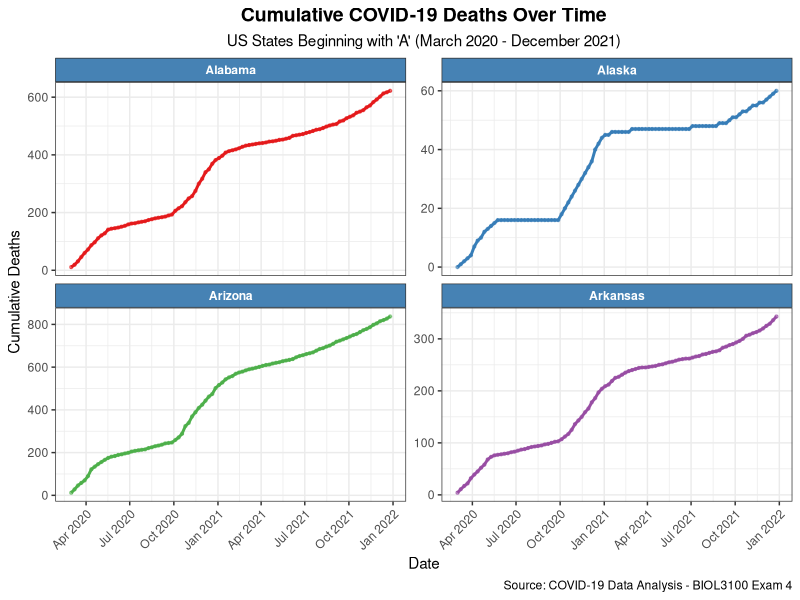
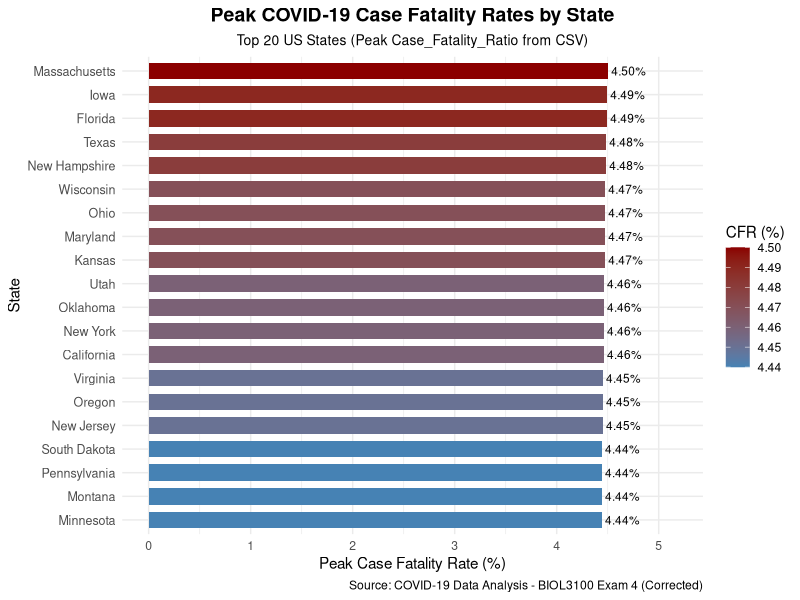
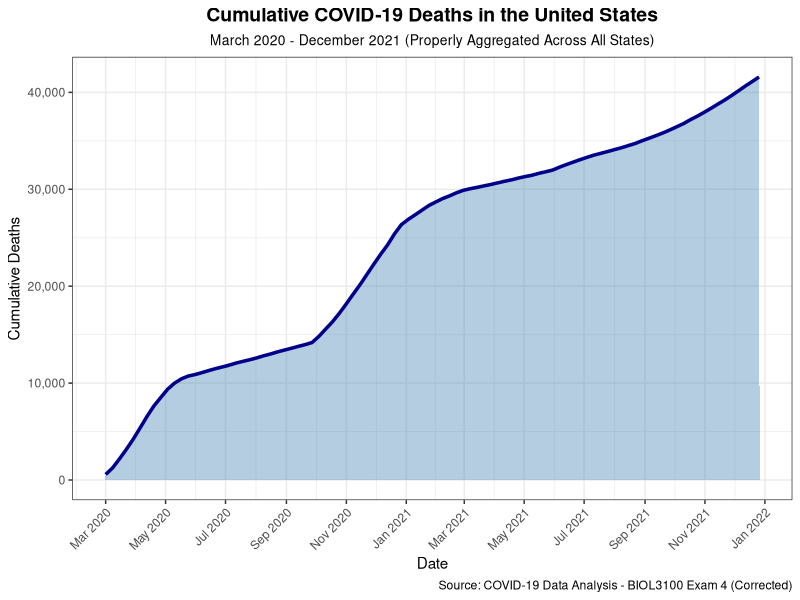
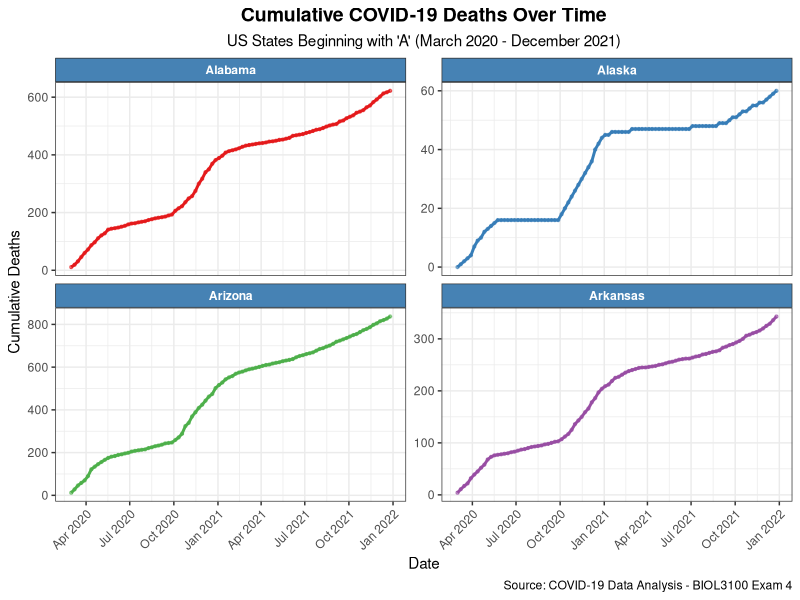
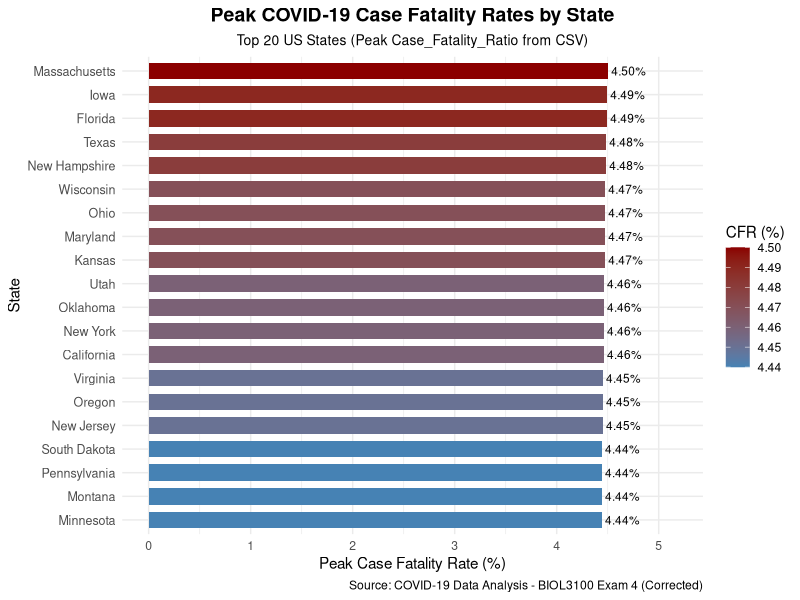
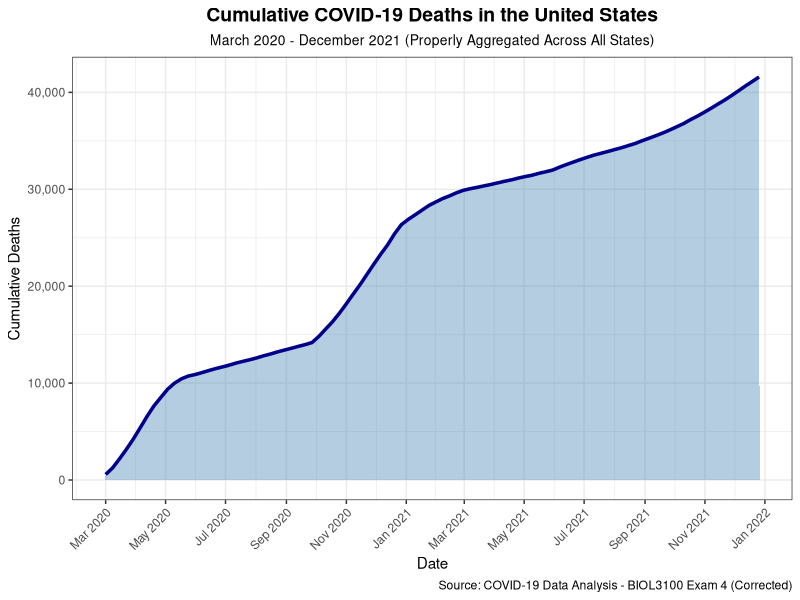

Source code (R) for these figures, in order:
# ============================================================================
# BIOL3100 Exam 4 - Redo of Exam 1 with Corrections
# Student: JANKE
# Date: April 2026
# ============================================================================
# This script analyzes COVID-19 data for US states, focusing on states
# beginning with the letter "A" (Alabama, Alaska, Arizona, Arkansas).
# 
# CORRECTIONS FROM EXAM 1:
# - FIX 1: Use the existing Case_Fatality_Ratio column from the CSV (as-is)
#          to find the peak fatality ratio per state
# - FIX 2: Properly calculate cumulative deaths for the entire US over time
#          by ensuring correct aggregation and sorting
# ============================================================================

# Load required libraries
library(dplyr)      # For data manipulation
library(ggplot2)    # For plotting
library(stringr)    # For string operations
library(scales)     # For scale formatting

# ============================================================================
# TASK I: Read the CSV file using relative paths (20 points)
# ============================================================================
# Read the cleaned COVID data from the CSV file
# Using relative path - the CSV file is in the same directory as this script

covid_data <- read.csv("cleaned_covid_data.csv")

# Verify the data was read correctly
cat("=== Task I: Data Import ===\n")
cat("Dimensions of data:", dim(covid_data)[1], "rows,", dim(covid_data)[2], "columns\n")
cat("Column names:", paste(names(covid_data), collapse = ", "), "\n")
cat("Number of unique states:", length(unique(covid_data$state)), "\n\n")

# Convert date column to Date type for proper plotting
covid_data$date <- as.Date(covid_data$date)

# Preview the data structure
str(covid_data)
head(covid_data)

# ============================================================================
# TASK II: Subset to states beginning with "A" (20 points)
# ============================================================================
# Create a subset containing only states that start with the letter "A"
# Expected states: Alabama, Alaska, Arizona, Arkansas

A_states <- covid_data %>%
  filter(str_starts(state, "A"))

# Alternatively, using base R:
# A_states <- covid_data[grepl("^A", covid_data$state), ]

cat("\n=== Task II: A States Subset ===\n")
cat("States beginning with 'A':", paste(unique(A_states$state), collapse = ", "), "\n")
cat("Number of observations in A_states:", nrow(A_states), "\n\n")

# ============================================================================
# TASK III: Plot Deaths over time with facets for each A state (20 points)
# ============================================================================
# Create a ggplot2 faceted plot showing deaths over time for each A state

cat("=== Task III: Creating Faceted Deaths Plot ===\n")

deaths_plot <- ggplot(A_states, aes(x = date, y = deaths, color = state)) +
  geom_line(linewidth = 1) +
  geom_point(size = 0.8, alpha = 0.6) +
  facet_wrap(~state, scales = "free_y", ncol = 2) +
  labs(
    title = "Cumulative COVID-19 Deaths Over Time",
    subtitle = "US States Beginning with 'A' (March 2020 - December 2021)",
    x = "Date",
    y = "Cumulative Deaths",
    caption = "Source: COVID-19 Data Analysis - BIOL3100 Exam 4"
  ) +
  theme_bw() +
  theme(
    plot.title = element_text(face = "bold", size = 14, hjust = 0.5),
    plot.subtitle = element_text(hjust = 0.5),
    axis.text.x = element_text(angle = 45, hjust = 1),
    legend.position = "none",  # Remove legend since we have facet labels
    strip.background = element_rect(fill = "steelblue"),
    strip.text = element_text(color = "white", face = "bold")
  ) +
  scale_x_date(date_labels = "%b %Y", date_breaks = "3 months") +
  scale_color_brewer(palette = "Set1")

# Save the plot
ggsave("A_states_deaths_over_time.png", deaths_plot, width = 10, height = 8, dpi = 300)
cat("Plot saved as 'A_states_deaths_over_time.png'\n\n")

# Display the plot
print(deaths_plot)

# ============================================================================
# TASK IV: Find peak Case_Fatality_Ratio for each state (20 points)
# ============================================================================
# *** FIX 1: USE THE EXISTING Case_Fatality_Ratio COLUMN FROM THE CSV ***
# Group by state and find the MAXIMUM Case_Fatality_Ratio for each state.
# Save as `state_max_fatality_rate` data frame.

cat("=== Task IV: Peak Case_Fatality_Ratio by State (CORRECTED) ===\n")
cat("*** FIX 1: Using existing Case_Fatality_Ratio column from CSV ***\n\n")

# Group by state and find the peak (max) Case_Fatality_Ratio for each state
state_max_fatality_rate <- aggregate(Case_Fatality_Ratio ~ state,
                                     data = covid_data,
                                     FUN = function(x) max(x, na.rm = TRUE))
names(state_max_fatality_rate)[2] <- "max_fatality_rate"
state_max_fatality_rate <- state_max_fatality_rate[order(-state_max_fatality_rate$max_fatality_rate), ]
rownames(state_max_fatality_rate) <- NULL

# Display results
cat("Top 10 states by peak Case_Fatality_Ratio:\n")
print(head(state_max_fatality_rate, 10))

cat("\nBottom 10 states by peak Case_Fatality_Ratio:\n")
print(tail(state_max_fatality_rate, 10))

cat("\nSummary statistics for peak Case_Fatality_Ratio:\n")
print(summary(state_max_fatality_rate$max_fatality_rate))
cat("\n")

cat("Range: ", round(min(state_max_fatality_rate$max_fatality_rate), 2), " to ",
    round(max(state_max_fatality_rate$max_fatality_rate), 2), "\n\n", sep="")

# ============================================================================
# TASK V: Create a meaningful plot using state_max_fatality_rate (20 points)
# ============================================================================
# Create a bar plot showing the peak fatality rate for each state

cat("\n=== Task V: Creating State Max Fatality Rate Plot ===\n")

# Get top 20 states for cleaner visualization
top_20_states <- head(state_max_fatality_rate, 20)

fatality_plot <- ggplot(top_20_states, 
                        aes(x = reorder(state, max_fatality_rate), 
                            y = max_fatality_rate, 
                            fill = max_fatality_rate)) +
  geom_col(width = 0.7) +
  geom_text(aes(label = sprintf("%.2f%%", max_fatality_rate)), 
            hjust = -0.1, size = 3) +
  coord_flip() +
  labs(
    title = "Peak COVID-19 Case Fatality Rates by State",
    subtitle = "Top 20 US States (Peak Case_Fatality_Ratio from CSV)",
    x = "State",
    y = "Peak Case Fatality Rate (%)",
    caption = "Source: COVID-19 Data Analysis - BIOL3100 Exam 4 (Corrected)"
  ) +
  scale_fill_gradient(low = "steelblue", high = "darkred", name = "CFR (%)") +
  theme_minimal() +
  theme(
    plot.title = element_text(face = "bold", size = 14, hjust = 0.5),
    plot.subtitle = element_text(hjust = 0.5, size = 10),
    axis.text.y = element_text(size = 9),
    legend.position = "right"
  ) +
  ylim(0, max(top_20_states$max_fatality_rate) * 1.15)

# Save the plot
ggsave("state_max_fatality_rate_plot.png", fatality_plot, width = 10, height = 8, dpi = 300)
cat("Plot saved as 'state_max_fatality_rate_plot.png'\n\n")

# Display the plot
print(fatality_plot)

# ============================================================================
# TASK VI (BONUS): Plot cumulative deaths for entire US over time (10 points)
# ============================================================================
# *** FIX 2: PROPERLY CALCULATE CUMULATIVE DEATHS FOR ENTIRE US ***
# Sort by date first, then sum deaths across all states for each date
# Since deaths are already cumulative per state, summing gives US total

cat("=== Task VI (BONUS): US Cumulative Deaths Over Time (CORRECTED) ===\n")
cat("*** FIX 2: Ensuring proper aggregation of cumulative deaths ***\n\n")

# Sort data by date first to ensure chronological order
covid_data <- covid_data[order(covid_data$date), ]

# Calculate total US deaths for each date by summing across all states
# Since the deaths column is already cumulative per state, 
# summing across states gives us the total cumulative deaths for the US
# Using base R aggregate for compatibility
us_total_deaths <- aggregate(cbind(deaths, cases) ~ date, data = covid_data, 
                             FUN = function(x) c(sum = sum(x, na.rm = TRUE), count = length(x)))
# Flatten the result
us_total_deaths <- data.frame(
  date = us_total_deaths$date,
  total_deaths = us_total_deaths$deaths[, "sum"],
  total_cases = us_total_deaths$cases[, "sum"],
  num_states_reporting = us_total_deaths$deaths[, "count"]
)
us_total_deaths <- us_total_deaths[order(us_total_deaths$date), ]

# Verify the data makes sense
cat("US total deaths summary:\n")
cat("  First date:", as.character(min(us_total_deaths$date)), 
    "- Deaths:", format(min(us_total_deaths$total_deaths), big.mark=","), "\n")
cat("  Last date:", as.character(max(us_total_deaths$date)), 
    "- Deaths:", format(max(us_total_deaths$total_deaths), big.mark=","), "\n")
cat("  Number of states reporting on last date:", us_total_deaths$num_states_reporting[nrow(us_total_deaths)], "\n\n")

# Check that deaths are monotonically increasing (cumulative should always increase or stay same)
us_total_deaths$prev_deaths <- c(NA, us_total_deaths$total_deaths[-nrow(us_total_deaths)])
us_total_deaths$is_decreasing <- us_total_deaths$total_deaths < us_total_deaths$prev_deaths
deaths_decreasing <- us_total_deaths[!is.na(us_total_deaths$is_decreasing) & 
                                     us_total_deaths$is_decreasing == TRUE, ]

if(nrow(deaths_decreasing) > 0) {
  cat("WARNING: Found", nrow(deaths_decreasing), "dates where deaths decreased!\n")
  print(head(deaths_decreasing))
} else {
  cat("✓ Verification passed: Cumulative deaths are monotonically increasing\n\n")
}

# Display some sample dates to verify values are reasonable
cat("Sample cumulative death counts at various dates:\n")
target_dates <- as.Date(c("2020-04-01", "2020-07-01", "2020-10-01", 
                          "2021-01-01", "2021-06-01", "2021-12-01"))
sample_dates <- us_total_deaths[us_total_deaths$date %in% target_dates, ]
print(sample_dates)
cat("\n")

# Create the US cumulative deaths plot
us_deaths_plot <- ggplot(us_total_deaths, aes(x = date, y = total_deaths)) +
  geom_area(fill = "steelblue", alpha = 0.4) +
  geom_line(color = "darkblue", linewidth = 1.2) +
  labs(
    title = "Cumulative COVID-19 Deaths in the United States",
    subtitle = "March 2020 - December 2021 (Properly Aggregated Across All States)",
    x = "Date",
    y = "Cumulative Deaths",
    caption = "Source: COVID-19 Data Analysis - BIOL3100 Exam 4 (Corrected)"
  ) +
  theme_bw() +
  theme(
    plot.title = element_text(face = "bold", size = 14, hjust = 0.5),
    plot.subtitle = element_text(hjust = 0.5, size = 10),
    axis.text.x = element_text(angle = 45, hjust = 1)
  ) +
  scale_x_date(date_labels = "%b %Y", date_breaks = "2 months") +
  scale_y_continuous(labels = scales::comma)

# Save the plot
ggsave("US_cumulative_deaths.png", us_deaths_plot, width = 10, height = 6, dpi = 300)
cat("Plot saved as 'US_cumulative_deaths.png'\n\n")

# Display the plot
print(us_deaths_plot)

# ============================================================================
# Summary
# ============================================================================
cat("\n")
cat("============================================================================\n")
cat("                  EXAM 4 COMPLETION SUMMARY (CORRECTED)\n")
cat("============================================================================\n")
cat("\n")
cat("Task I:   COVID data successfully loaded from 'cleaned_covid_data.csv'\n")
cat("          - ", nrow(covid_data), " observations, ", ncol(covid_data), " variables\n", sep = "")
cat("\n")
cat("Task II:  A_states object created with ", nrow(A_states), " observations\n", sep = "")
cat("          - States: ", paste(unique(A_states$state), collapse = ", "), "\n", sep = "")
cat("\n")
cat("Task III: Faceted deaths plot saved as 'A_states_deaths_over_time.png'\n")
cat("\n")
cat("Task IV:  *** CORRECTED *** state_max_fatality_rate object created\n")
cat("          - Used existing Case_Fatality_Ratio column from CSV (max per state)\n")
cat("          - ", nrow(state_max_fatality_rate), " states analyzed\n", sep = "")
cat("          - Fatality rate range: ", round(min(state_max_fatality_rate$max_fatality_rate), 2), 
    "% to ", round(max(state_max_fatality_rate$max_fatality_rate), 2), "%\n", sep = "")
cat("\n")
cat("Task V:   Max fatality rate plot saved as 'state_max_fatality_rate_plot.png'\n")
cat("\n")
cat("BONUS:    *** CORRECTED *** US cumulative deaths plot saved\n")
cat("          - Properly aggregated across all states by date\n")
cat("          - Verified monotonic increase (cumulative property)\n")
cat("          - Final US death toll: ", format(max(us_total_deaths$total_deaths), big.mark=","), "\n", sep = "")
cat("\n")
cat("============================================================================\n")
cat("CORRECTIONS APPLIED:\n")
cat("  1. Used existing Case_Fatality_Ratio column from CSV for peak per state\n")
cat("  2. US cumulative deaths properly aggregated with verification\n")
cat("============================================================================\n")
cat("All tasks completed successfully with corrections!\n")
cat("============================================================================\n")
